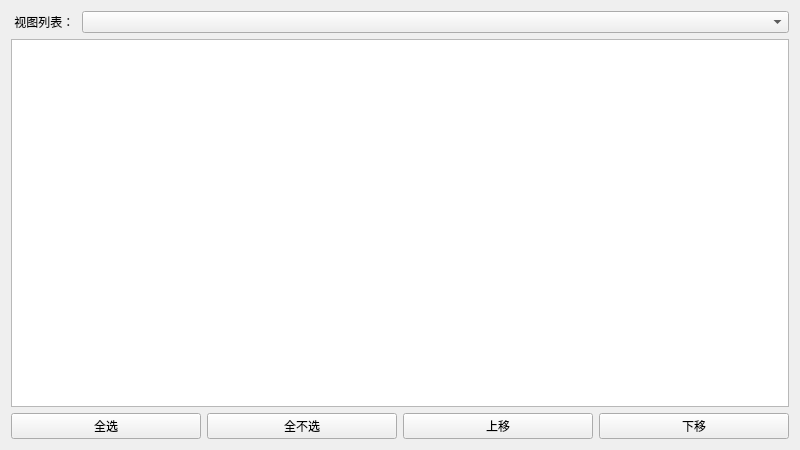
<?xml version="1.0" encoding="UTF-8"?>
<ui version="4.0">
 <class>CCommonForm</class>
 <widget class="QWidget" name="CCommonForm">
  <property name="geometry">
   <rect>
    <x>0</x>
    <y>0</y>
    <width>800</width>
    <height>450</height>
   </rect>
  </property>
  <property name="sizePolicy">
   <sizepolicy hsizetype="Expanding" vsizetype="Expanding">
    <horstretch>0</horstretch>
    <verstretch>0</verstretch>
   </sizepolicy>
  </property>
  <property name="windowTitle">
   <string>Form</string>
  </property>
  <layout class="QGridLayout" name="gridLayout">
   <item row="0" column="0">
    <layout class="QHBoxLayout" name="horizontalLayout_2">
     <item>
      <widget class="QLabel" name="label_views">
       <property name="minimumSize">
        <size>
         <width>65</width>
         <height>0</height>
        </size>
       </property>
       <property name="maximumSize">
        <size>
         <width>65</width>
         <height>16777215</height>
        </size>
       </property>
       <property name="text">
        <string> 视图列表：</string>
       </property>
      </widget>
     </item>
     <item>
      <widget class="QComboBox" name="comboBox_views">
       <property name="sizePolicy">
        <sizepolicy hsizetype="Preferred" vsizetype="Preferred">
         <horstretch>0</horstretch>
         <verstretch>0</verstretch>
        </sizepolicy>
       </property>
      </widget>
     </item>
    </layout>
   </item>
   <item row="1" column="0">
    <widget class="QTableWidget" name="tableWidget">
     <property name="sizePolicy">
      <sizepolicy hsizetype="Expanding" vsizetype="Expanding">
       <horstretch>0</horstretch>
       <verstretch>0</verstretch>
      </sizepolicy>
     </property>
    </widget>
   </item>
   <item row="2" column="0">
    <layout class="QHBoxLayout" name="layoutButton">
     <item>
      <widget class="QPushButton" name="allButton">
       <property name="sizePolicy">
        <sizepolicy hsizetype="Minimum" vsizetype="Fixed">
         <horstretch>0</horstretch>
         <verstretch>0</verstretch>
        </sizepolicy>
       </property>
       <property name="maximumSize">
        <size>
         <width>16777215</width>
         <height>16777215</height>
        </size>
       </property>
       <property name="text">
        <string>全选</string>
       </property>
      </widget>
     </item>
     <item>
      <widget class="QPushButton" name="noButton">
       <property name="sizePolicy">
        <sizepolicy hsizetype="Minimum" vsizetype="Fixed">
         <horstretch>0</horstretch>
         <verstretch>0</verstretch>
        </sizepolicy>
       </property>
       <property name="maximumSize">
        <size>
         <width>16777215</width>
         <height>16777215</height>
        </size>
       </property>
       <property name="text">
        <string>全不选</string>
       </property>
      </widget>
     </item>
     <item>
      <widget class="QPushButton" name="upButton">
       <property name="enabled">
        <bool>true</bool>
       </property>
       <property name="sizePolicy">
        <sizepolicy hsizetype="Minimum" vsizetype="Fixed">
         <horstretch>0</horstretch>
         <verstretch>0</verstretch>
        </sizepolicy>
       </property>
       <property name="maximumSize">
        <size>
         <width>16777215</width>
         <height>16777215</height>
        </size>
       </property>
       <property name="text">
        <string>上移</string>
       </property>
      </widget>
     </item>
     <item>
      <widget class="QPushButton" name="downButton">
       <property name="enabled">
        <bool>true</bool>
       </property>
       <property name="sizePolicy">
        <sizepolicy hsizetype="Minimum" vsizetype="Fixed">
         <horstretch>0</horstretch>
         <verstretch>0</verstretch>
        </sizepolicy>
       </property>
       <property name="maximumSize">
        <size>
         <width>16777215</width>
         <height>16777215</height>
        </size>
       </property>
       <property name="text">
        <string>下移</string>
       </property>
      </widget>
     </item>
    </layout>
   </item>
  </layout>
 </widget>
 <resources/>
 <connections/>
</ui>
